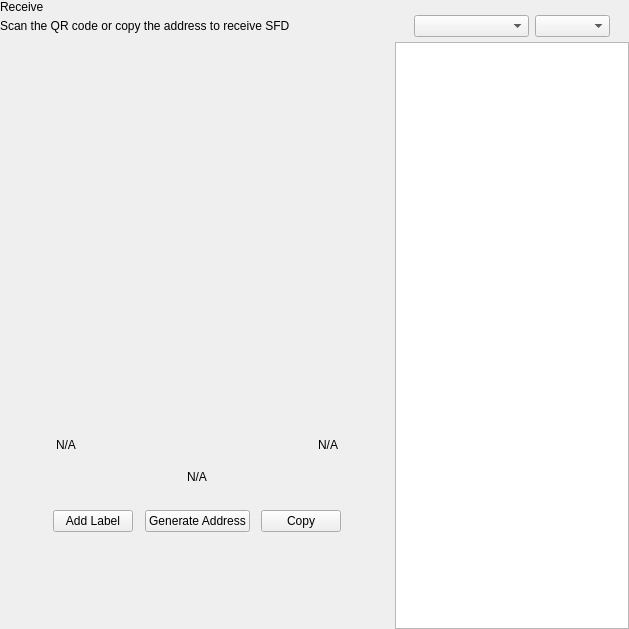
<?xml version="1.0" encoding="UTF-8"?>
<ui version="4.0">
 <class>ReceiveWidget</class>
 <widget class="QWidget" name="ReceiveWidget">
  <property name="geometry">
   <rect>
    <x>0</x>
    <y>0</y>
    <width>629</width>
    <height>629</height>
   </rect>
  </property>
  <property name="minimumSize">
   <size>
    <width>0</width>
    <height>0</height>
   </size>
  </property>
  <property name="windowTitle">
   <string>Form</string>
  </property>
  <layout class="QHBoxLayout" name="horizontalLayout_2" stretch="2,1">
   <property name="spacing">
    <number>0</number>
   </property>
   <property name="leftMargin">
    <number>0</number>
   </property>
   <property name="topMargin">
    <number>0</number>
   </property>
   <property name="rightMargin">
    <number>0</number>
   </property>
   <property name="bottomMargin">
    <number>0</number>
   </property>
   <item>
    <widget class="QWidget" name="left" native="true">
     <layout class="QVBoxLayout" name="verticalLayout_3">
      <property name="leftMargin">
       <number>0</number>
      </property>
      <property name="topMargin">
       <number>0</number>
      </property>
      <property name="rightMargin">
       <number>0</number>
      </property>
      <property name="bottomMargin">
       <number>0</number>
      </property>
      <item>
       <layout class="QVBoxLayout" name="verticalLayout_2">
        <property name="spacing">
         <number>0</number>
        </property>
        <property name="leftMargin">
         <number>0</number>
        </property>
        <item>
         <layout class="QHBoxLayout" name="horizontalLayout_3">
          <property name="spacing">
           <number>0</number>
          </property>
          <item>
           <layout class="QVBoxLayout" name="verticalLayout_4">
            <property name="spacing">
             <number>5</number>
            </property>
            <item>
             <widget class="QLabel" name="labelTitle">
              <property name="text">
               <string>Receive</string>
              </property>
             </widget>
            </item>
            <item alignment="Qt::AlignTop">
             <widget class="QLabel" name="labelSubtitle1">
              <property name="text">
               <string>Scan the QR code or copy the address to receive SFD</string>
              </property>
             </widget>
            </item>
           </layout>
          </item>
          <item>
           <spacer name="horizontalSpacer">
            <property name="orientation">
             <enum>Qt::Horizontal</enum>
            </property>
            <property name="sizeHint" stdset="0">
             <size>
              <width>40</width>
              <height>20</height>
             </size>
            </property>
           </spacer>
          </item>
         </layout>
        </item>
        <item>
         <spacer name="verticalSpacer_2">
          <property name="orientation">
           <enum>Qt::Vertical</enum>
          </property>
          <property name="sizeType">
           <enum>QSizePolicy::Expanding</enum>
          </property>
          <property name="sizeHint" stdset="0">
           <size>
            <width>20</width>
            <height>50</height>
           </size>
          </property>
         </spacer>
        </item>
        <item alignment="Qt::AlignHCenter">
         <widget class="QWidget" name="layoutQR" native="true">
          <property name="maximumSize">
           <size>
            <width>510</width>
            <height>16777215</height>
           </size>
          </property>
          <layout class="QVBoxLayout" name="verticalLayoutQr">
           <item>
            <spacer name="verticalSpacer11">
             <property name="orientation">
              <enum>Qt::Vertical</enum>
             </property>
             <property name="sizeType">
              <enum>QSizePolicy::Fixed</enum>
             </property>
             <property name="sizeHint" stdset="0">
              <size>
               <width>20</width>
               <height>20</height>
              </size>
             </property>
            </spacer>
           </item>
           <item alignment="Qt::AlignHCenter">
            <widget class="QLabel" name="labelQrImg">
             <property name="minimumSize">
              <size>
               <width>260</width>
               <height>260</height>
              </size>
             </property>
             <property name="maximumSize">
              <size>
               <width>260</width>
               <height>260</height>
              </size>
             </property>
             <property name="text">
              <string/>
             </property>
             <property name="alignment">
              <set>Qt::AlignCenter</set>
             </property>
            </widget>
           </item>
           <item>
            <spacer name="verticalSpacer_21">
             <property name="orientation">
              <enum>Qt::Vertical</enum>
             </property>
             <property name="sizeType">
              <enum>QSizePolicy::Fixed</enum>
             </property>
             <property name="sizeHint" stdset="0">
              <size>
               <width>20</width>
               <height>30</height>
              </size>
             </property>
            </spacer>
           </item>
           <item>
            <widget class="QWidget" name="widget" native="true">
             <property name="minimumSize">
              <size>
               <width>0</width>
               <height>0</height>
              </size>
             </property>
             <layout class="QHBoxLayout" name="horizontalLayout_5">
              <item>
               <widget class="QLabel" name="labelLabel">
                <property name="text">
                 <string notr="true">N/A</string>
                </property>
               </widget>
              </item>
              <item>
               <spacer name="horizontalSpacer_2">
                <property name="orientation">
                 <enum>Qt::Horizontal</enum>
                </property>
                <property name="sizeHint" stdset="0">
                 <size>
                  <width>141</width>
                  <height>20</height>
                 </size>
                </property>
               </spacer>
              </item>
              <item>
               <widget class="QLabel" name="labelDate">
                <property name="text">
                 <string notr="true">N/A</string>
                </property>
                <property name="alignment">
                 <set>Qt::AlignRight|Qt::AlignTrailing|Qt::AlignVCenter</set>
                </property>
               </widget>
              </item>
             </layout>
            </widget>
           </item>
           <item>
            <widget class="QLabel" name="labelAddress">
             <property name="sizePolicy">
              <sizepolicy hsizetype="Expanding" vsizetype="Preferred">
               <horstretch>0</horstretch>
               <verstretch>0</verstretch>
              </sizepolicy>
             </property>
             <property name="minimumSize">
              <size>
               <width>300</width>
               <height>0</height>
              </size>
             </property>
             <property name="text">
              <string notr="true">N/A</string>
             </property>
             <property name="alignment">
              <set>Qt::AlignCenter</set>
             </property>
            </widget>
           </item>
           <item>
            <spacer name="verticalSpacer_4">
             <property name="orientation">
              <enum>Qt::Vertical</enum>
             </property>
             <property name="sizeType">
              <enum>QSizePolicy::Fixed</enum>
             </property>
             <property name="sizeHint" stdset="0">
              <size>
               <width>20</width>
               <height>20</height>
              </size>
             </property>
            </spacer>
           </item>
           <item>
            <layout class="QHBoxLayout" name="horizontalLayout_4">
             <item alignment="Qt::AlignHCenter">
              <widget class="QPushButton" name="pushButtonLabel">
               <property name="focusPolicy">
                <enum>Qt::NoFocus</enum>
               </property>
               <property name="text">
                <string>Add Label</string>
               </property>
              </widget>
             </item>
             <item alignment="Qt::AlignHCenter">
              <widget class="QPushButton" name="pushButtonNewAddress">
               <property name="focusPolicy">
                <enum>Qt::NoFocus</enum>
               </property>
               <property name="text">
                <string>Generate Address</string>
               </property>
              </widget>
             </item>
             <item alignment="Qt::AlignHCenter">
              <widget class="QPushButton" name="pushButtonCopy">
               <property name="focusPolicy">
                <enum>Qt::NoFocus</enum>
               </property>
               <property name="text">
                <string>Copy</string>
               </property>
              </widget>
             </item>
            </layout>
           </item>
           <item>
            <spacer name="verticalSpacer_3">
             <property name="orientation">
              <enum>Qt::Vertical</enum>
             </property>
             <property name="sizeType">
              <enum>QSizePolicy::Expanding</enum>
             </property>
             <property name="sizeHint" stdset="0">
              <size>
               <width>20</width>
               <height>20</height>
              </size>
             </property>
            </spacer>
           </item>
          </layout>
         </widget>
        </item>
        <item>
         <spacer name="verticalSpacer">
          <property name="orientation">
           <enum>Qt::Vertical</enum>
          </property>
          <property name="sizeHint" stdset="0">
           <size>
            <width>20</width>
            <height>40</height>
           </size>
          </property>
         </spacer>
        </item>
       </layout>
      </item>
     </layout>
    </widget>
   </item>
   <item>
    <widget class="QWidget" name="right" native="true">
     <layout class="QVBoxLayout" name="verticalLayout_5">
      <property name="spacing">
       <number>0</number>
      </property>
      <property name="leftMargin">
       <number>1</number>
      </property>
      <property name="topMargin">
       <number>0</number>
      </property>
      <property name="rightMargin">
       <number>0</number>
      </property>
      <property name="bottomMargin">
       <number>0</number>
      </property>
      <item>
       <layout class="QVBoxLayout" name="container_right">
        <property name="spacing">
         <number>0</number>
        </property>
        <property name="leftMargin">
         <number>0</number>
        </property>
        <property name="rightMargin">
         <number>0</number>
        </property>
        <item>
         <layout class="QVBoxLayout" name="verticalLayout">
          <property name="spacing">
           <number>6</number>
          </property>
          <property name="leftMargin">
           <number>19</number>
          </property>
          <property name="rightMargin">
           <number>19</number>
          </property>
          <item>
           <widget class="OptionButton" name="btnRequest" native="true"/>
          </item>
          <item>
           <widget class="OptionButton" name="btnMyAddresses" native="true">
            <property name="sizePolicy">
             <sizepolicy hsizetype="Preferred" vsizetype="Minimum">
              <horstretch>0</horstretch>
              <verstretch>0</verstretch>
             </sizepolicy>
            </property>
           </widget>
          </item>
         </layout>
        </item>
        <item>
         <widget class="QWidget" name="sortWidget" native="true">
          <layout class="QHBoxLayout" name="horizontalLayout_6">
           <property name="leftMargin">
            <number>19</number>
           </property>
           <property name="rightMargin">
            <number>19</number>
           </property>
           <property name="bottomMargin">
            <number>5</number>
           </property>
           <item>
            <spacer name="horizontalSpacer_3">
             <property name="orientation">
              <enum>Qt::Horizontal</enum>
             </property>
             <property name="sizeHint" stdset="0">
              <size>
               <width>40</width>
               <height>20</height>
              </size>
             </property>
            </spacer>
           </item>
           <item>
            <widget class="QComboBox" name="comboBoxSort">
             <property name="sizePolicy">
              <sizepolicy hsizetype="Preferred" vsizetype="Fixed">
               <horstretch>0</horstretch>
               <verstretch>0</verstretch>
              </sizepolicy>
             </property>
             <property name="minimumSize">
              <size>
               <width>115</width>
               <height>0</height>
              </size>
             </property>
            </widget>
           </item>
           <item>
            <widget class="QComboBox" name="comboBoxSortOrder">
             <property name="sizePolicy">
              <sizepolicy hsizetype="Preferred" vsizetype="Fixed">
               <horstretch>0</horstretch>
               <verstretch>0</verstretch>
              </sizepolicy>
             </property>
             <property name="minimumSize">
              <size>
               <width>75</width>
               <height>0</height>
              </size>
             </property>
            </widget>
           </item>
          </layout>
         </widget>
        </item>
        <item>
         <widget class="QListView" name="listViewAddress"/>
        </item>
       </layout>
      </item>
     </layout>
    </widget>
   </item>
  </layout>
 </widget>
 <customwidgets>
  <customwidget>
   <class>OptionButton</class>
   <extends>QWidget</extends>
   <header>qt/pivx/optionbutton.h</header>
   <container>1</container>
  </customwidget>
 </customwidgets>
 <resources/>
 <connections/>
</ui>
